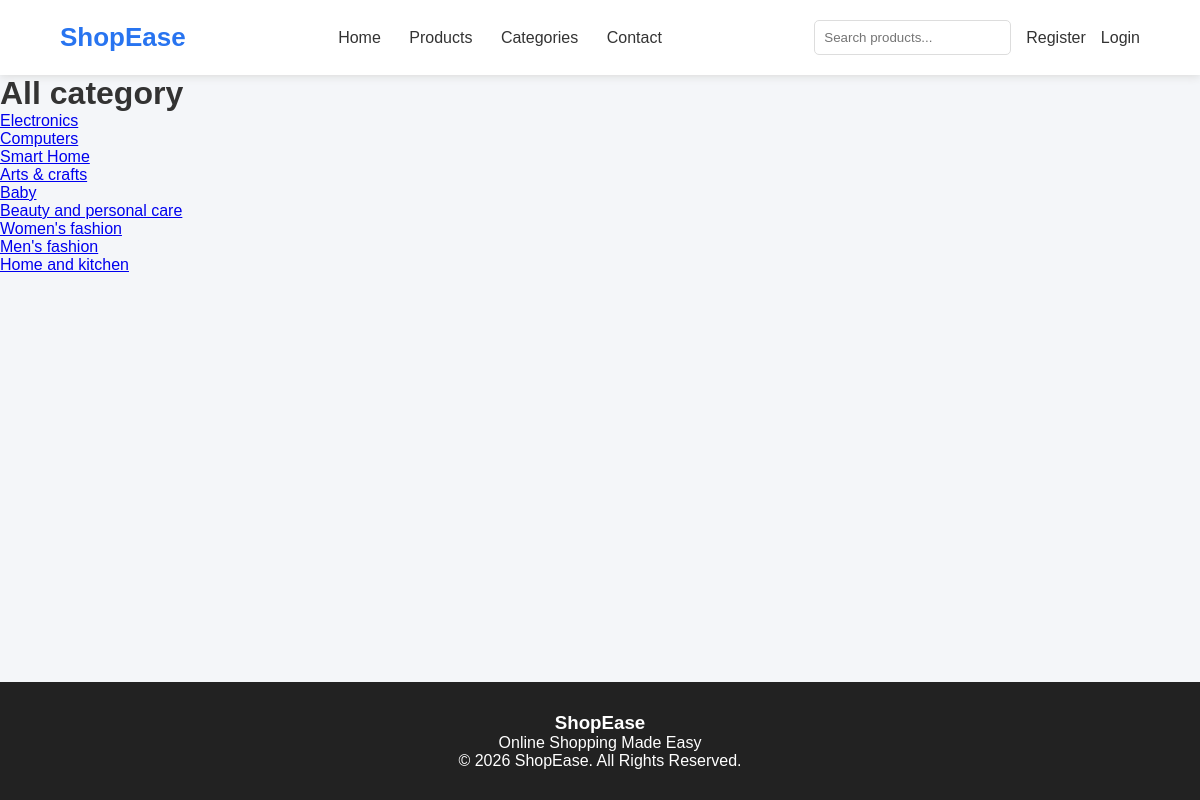
/products/allcategory, run on the app's committed database.
### products/models.py (models this page shows)
class Category(models.Model):
        name = models.CharField(max_length=100)
        des = models.TextField()
        def __str__(self):
            return self.name

### products/views.py (the view)
# urls.py: path('allcategory',allcategorypage,name='category'),
def allcategorypage(request):
    cat = Category.objects.all()
    return render (request,'allcategory.html',{'cat':cat})

### templates/allcategory.html
{% extends 'base.html' %}
{% block content%}
    <h1>All category</h1>
    {% for i in cat %}
    <a href="{% url 'categoryitems' i.id %}" alt="">
    <p>{{i.name}}</p></a>
    {% endfor %}
{% endblock %}

### static/css/style.css (style rules this page uses)
* { margin: 0; padding: 0; box-sizing: border-box; font-family: Arial, sans-serif; }
body { background: #f8f8f8; min-height: 100vh; margin: 0; display: flex; flex-direction: column; }
* { margin: 0; padding: 0; box-sizing: border-box; }
body { font-family: Arial, sans-serif; background: #f4f6f9; color: #333; }

### data on the page
Category: name "Electronics"
Category: name "Computers"
Category: name "Smart Home"
Category: name "Arts & crafts"
Category: name "Baby"
Category: name "Beauty and personal care"
Category: name "Women's fashion"
Category: name "Men's fashion"
Category: name "Home and kitchen"
